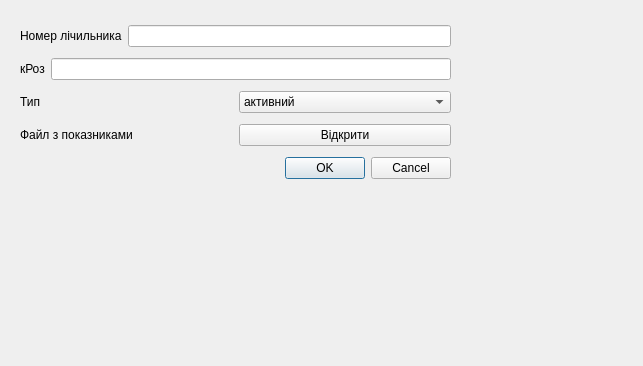
<?xml version="1.0" encoding="UTF-8"?>
<ui version="4.0">
 <class>Dialog</class>
 <widget class="QDialog" name="Dialog">
  <property name="geometry">
   <rect>
    <x>0</x>
    <y>0</y>
    <width>643</width>
    <height>366</height>
   </rect>
  </property>
  <property name="windowTitle">
   <string>Dialog</string>
  </property>
  <widget class="QWidget" name="layoutWidget">
   <property name="geometry">
    <rect>
     <x>20</x>
     <y>20</y>
     <width>431</width>
     <height>169</height>
    </rect>
   </property>
   <layout class="QVBoxLayout" name="verticalLayout_3">
    <item>
     <layout class="QHBoxLayout" name="horizontalLayout_2">
      <item>
       <widget class="QLabel" name="label">
        <property name="text">
         <string>Номер лічильника</string>
        </property>
        <property name="buddy">
         <cstring>idLineEdit</cstring>
        </property>
       </widget>
      </item>
      <item>
       <widget class="QLineEdit" name="idLineEdit"/>
      </item>
     </layout>
    </item>
    <item>
     <layout class="QHBoxLayout" name="horizontalLayout_3">
      <item>
       <widget class="QLabel" name="label_2">
        <property name="text">
         <string>кРоз</string>
        </property>
        <property name="buddy">
         <cstring>krozLineEdit</cstring>
        </property>
       </widget>
      </item>
      <item>
       <widget class="QLineEdit" name="krozLineEdit"/>
      </item>
     </layout>
    </item>
    <item>
     <layout class="QHBoxLayout" name="horizontalLayout_6">
      <item>
       <widget class="QLabel" name="label_5">
        <property name="text">
         <string>Тип</string>
        </property>
        <property name="buddy">
         <cstring>typeComboBox</cstring>
        </property>
       </widget>
      </item>
      <item>
       <widget class="QComboBox" name="typeComboBox">
        <item>
         <property name="text">
          <string>активний</string>
         </property>
        </item>
        <item>
         <property name="text">
          <string>реактивний</string>
         </property>
        </item>
        <item>
         <property name="text">
          <string>субспоживач</string>
         </property>
        </item>
       </widget>
      </item>
     </layout>
    </item>
    <item>
     <layout class="QHBoxLayout" name="horizontalLayout_7">
      <item>
       <widget class="QLabel" name="label_6">
        <property name="text">
         <string>Файл з показниками</string>
        </property>
        <property name="buddy">
         <cstring>idLineEdit</cstring>
        </property>
       </widget>
      </item>
      <item>
       <widget class="QPushButton" name="pushButton">
        <property name="text">
         <string>Відкрити</string>
        </property>
       </widget>
      </item>
     </layout>
    </item>
    <item>
     <widget class="QDialogButtonBox" name="buttonBox">
      <property name="orientation">
       <enum>Qt::Horizontal</enum>
      </property>
      <property name="standardButtons">
       <set>QDialogButtonBox::Cancel|QDialogButtonBox::Ok</set>
      </property>
     </widget>
    </item>
   </layout>
  </widget>
 </widget>
 <resources/>
 <connections>
  <connection>
   <sender>buttonBox</sender>
   <signal>accepted()</signal>
   <receiver>Dialog</receiver>
   <slot>accept()</slot>
   <hints>
    <hint type="sourcelabel">
     <x>348</x>
     <y>284</y>
    </hint>
    <hint type="destinationlabel">
     <x>157</x>
     <y>274</y>
    </hint>
   </hints>
  </connection>
  <connection>
   <sender>buttonBox</sender>
   <signal>rejected()</signal>
   <receiver>Dialog</receiver>
   <slot>reject()</slot>
   <hints>
    <hint type="sourcelabel">
     <x>381</x>
     <y>290</y>
    </hint>
    <hint type="destinationlabel">
     <x>286</x>
     <y>274</y>
    </hint>
   </hints>
  </connection>
 </connections>
</ui>
